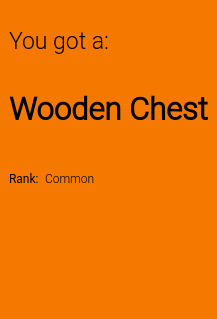
<?xml version="1.0" encoding="UTF-8"?>
<ui version="4.0">
 <class>Form</class>
 <widget class="QWidget" name="Form">
  <property name="geometry">
   <rect>
    <x>0</x>
    <y>0</y>
    <width>217</width>
    <height>319</height>
   </rect>
  </property>
  <property name="sizePolicy">
   <sizepolicy hsizetype="Preferred" vsizetype="Preferred">
    <horstretch>0</horstretch>
    <verstretch>0</verstretch>
   </sizepolicy>
  </property>
  <property name="contextMenuPolicy">
   <enum>Qt::NoContextMenu</enum>
  </property>
  <property name="windowTitle">
   <string>Form</string>
  </property>
  <property name="windowOpacity">
   <double>0.000000000000000</double>
  </property>
  <property name="autoFillBackground">
   <bool>false</bool>
  </property>
  <property name="styleSheet">
   <string notr="true">background-color:rgb(245, 121, 0)</string>
  </property>
  <layout class="QVBoxLayout" name="verticalLayout_2">
   <property name="leftMargin">
    <number>0</number>
   </property>
   <property name="topMargin">
    <number>0</number>
   </property>
   <property name="rightMargin">
    <number>0</number>
   </property>
   <property name="bottomMargin">
    <number>0</number>
   </property>
   <item>
    <layout class="QVBoxLayout" name="verticalLayout">
     <property name="leftMargin">
      <number>9</number>
     </property>
     <property name="topMargin">
      <number>9</number>
     </property>
     <property name="rightMargin">
      <number>9</number>
     </property>
     <property name="bottomMargin">
      <number>3</number>
     </property>
     <item>
      <widget class="QLabel" name="label_2">
       <property name="font">
        <font>
         <family>Roboto Light</family>
         <pointsize>17</pointsize>
        </font>
       </property>
       <property name="text">
        <string>You got a:</string>
       </property>
      </widget>
     </item>
     <item>
      <widget class="QLabel" name="name">
       <property name="font">
        <font>
         <family>Roboto Light</family>
         <pointsize>23</pointsize>
         <weight>75</weight>
         <bold>true</bold>
        </font>
       </property>
       <property name="text">
        <string>Wooden Chest</string>
       </property>
       <property name="alignment">
        <set>Qt::AlignCenter</set>
       </property>
      </widget>
     </item>
     <item>
      <layout class="QHBoxLayout" name="horizontalLayout">
       <item>
        <widget class="QLabel" name="label_5">
         <property name="font">
          <font>
           <family>Roboto</family>
          </font>
         </property>
         <property name="text">
          <string>Rank:</string>
         </property>
        </widget>
       </item>
       <item>
        <widget class="QLabel" name="rank">
         <property name="sizePolicy">
          <sizepolicy hsizetype="Expanding" vsizetype="Preferred">
           <horstretch>0</horstretch>
           <verstretch>0</verstretch>
          </sizepolicy>
         </property>
         <property name="font">
          <font>
           <family>Roboto Light</family>
          </font>
         </property>
         <property name="text">
          <string>Common</string>
         </property>
        </widget>
       </item>
      </layout>
     </item>
    </layout>
   </item>
   <item>
    <widget class="QLabel" name="img">
     <property name="sizePolicy">
      <sizepolicy hsizetype="Fixed" vsizetype="Fixed">
       <horstretch>0</horstretch>
       <verstretch>0</verstretch>
      </sizepolicy>
     </property>
     <property name="minimumSize">
      <size>
       <width>100</width>
       <height>100</height>
      </size>
     </property>
     <property name="baseSize">
      <size>
       <width>200</width>
       <height>200</height>
      </size>
     </property>
     <property name="contextMenuPolicy">
      <enum>Qt::NoContextMenu</enum>
     </property>
     <property name="autoFillBackground">
      <bool>false</bool>
     </property>
     <property name="text">
      <string/>
     </property>
     <property name="pixmap">
      <pixmap>MINECRAFT_CHEST.png</pixmap>
     </property>
     <property name="scaledContents">
      <bool>true</bool>
     </property>
     <property name="textInteractionFlags">
      <set>Qt::NoTextInteraction</set>
     </property>
    </widget>
   </item>
  </layout>
 </widget>
 <resources/>
 <connections/>
</ui>
